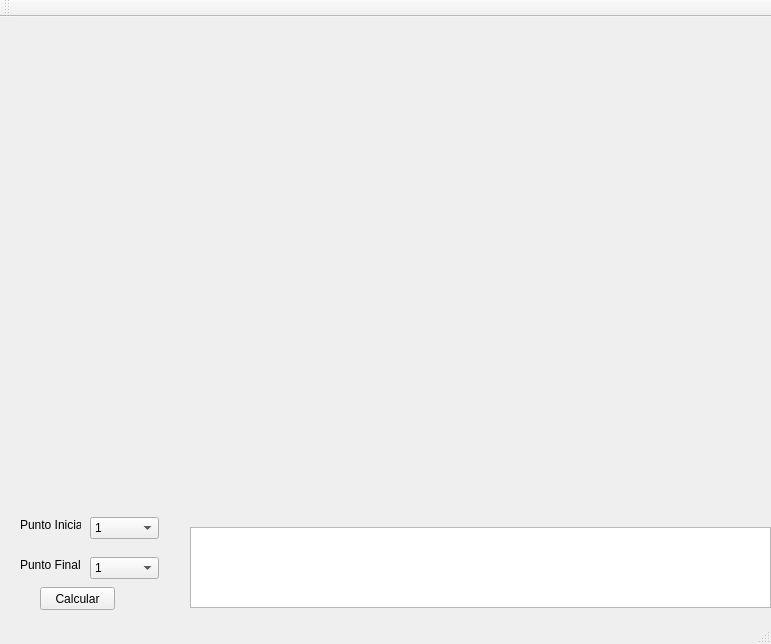
<?xml version="1.0" encoding="UTF-8"?>
<ui version="4.0">
 <class>Colectivos</class>
 <widget class="QMainWindow" name="Colectivos">
  <property name="geometry">
   <rect>
    <x>0</x>
    <y>0</y>
    <width>771</width>
    <height>644</height>
   </rect>
  </property>
  <property name="windowTitle">
   <string>Colectivos</string>
  </property>
  <widget class="QWidget" name="centralWidget">
   <widget class="QLabel" name="label">
    <property name="geometry">
     <rect>
      <x>10</x>
      <y>10</y>
      <width>771</width>
      <height>491</height>
     </rect>
    </property>
    <property name="text">
     <string/>
    </property>
    <property name="pixmap">
     <pixmap resource="mapa.qrc">:/mapa.bmp</pixmap>
    </property>
    <property name="scaledContents">
     <bool>true</bool>
    </property>
   </widget>
   <widget class="QComboBox" name="PuntoInicial">
    <property name="geometry">
     <rect>
      <x>90</x>
      <y>500</y>
      <width>69</width>
      <height>22</height>
     </rect>
    </property>
    <item>
     <property name="text">
      <string>1</string>
     </property>
    </item>
    <item>
     <property name="text">
      <string>2</string>
     </property>
    </item>
    <item>
     <property name="text">
      <string>3</string>
     </property>
    </item>
    <item>
     <property name="text">
      <string>4</string>
     </property>
    </item>
    <item>
     <property name="text">
      <string>5</string>
     </property>
    </item>
    <item>
     <property name="text">
      <string>6</string>
     </property>
    </item>
    <item>
     <property name="text">
      <string>7</string>
     </property>
    </item>
    <item>
     <property name="text">
      <string>8</string>
     </property>
    </item>
    <item>
     <property name="text">
      <string>9</string>
     </property>
    </item>
    <item>
     <property name="text">
      <string>10</string>
     </property>
    </item>
    <item>
     <property name="text">
      <string>11</string>
     </property>
    </item>
    <item>
     <property name="text">
      <string>12</string>
     </property>
    </item>
    <item>
     <property name="text">
      <string>13</string>
     </property>
    </item>
    <item>
     <property name="text">
      <string>14</string>
     </property>
    </item>
    <item>
     <property name="text">
      <string>15</string>
     </property>
    </item>
    <item>
     <property name="text">
      <string>16</string>
     </property>
    </item>
    <item>
     <property name="text">
      <string>17</string>
     </property>
    </item>
    <item>
     <property name="text">
      <string>18</string>
     </property>
    </item>
    <item>
     <property name="text">
      <string>19</string>
     </property>
    </item>
    <item>
     <property name="text">
      <string>20</string>
     </property>
    </item>
    <item>
     <property name="text">
      <string>21</string>
     </property>
    </item>
    <item>
     <property name="text">
      <string>22</string>
     </property>
    </item>
    <item>
     <property name="text">
      <string>23</string>
     </property>
    </item>
    <item>
     <property name="text">
      <string>24</string>
     </property>
    </item>
    <item>
     <property name="text">
      <string>25</string>
     </property>
    </item>
    <item>
     <property name="text">
      <string>26</string>
     </property>
    </item>
    <item>
     <property name="text">
      <string>27</string>
     </property>
    </item>
    <item>
     <property name="text">
      <string>28</string>
     </property>
    </item>
    <item>
     <property name="text">
      <string>29</string>
     </property>
    </item>
    <item>
     <property name="text">
      <string>30</string>
     </property>
    </item>
    <item>
     <property name="text">
      <string>31</string>
     </property>
    </item>
   </widget>
   <widget class="QLabel" name="label_2">
    <property name="geometry">
     <rect>
      <x>20</x>
      <y>500</y>
      <width>61</width>
      <height>16</height>
     </rect>
    </property>
    <property name="text">
     <string>Punto Inicial</string>
    </property>
   </widget>
   <widget class="QLabel" name="label_3">
    <property name="geometry">
     <rect>
      <x>20</x>
      <y>540</y>
      <width>61</width>
      <height>16</height>
     </rect>
    </property>
    <property name="text">
     <string>Punto Final</string>
    </property>
   </widget>
   <widget class="QComboBox" name="PuntoFinal">
    <property name="geometry">
     <rect>
      <x>90</x>
      <y>540</y>
      <width>69</width>
      <height>22</height>
     </rect>
    </property>
    <item>
     <property name="text">
      <string>1</string>
     </property>
    </item>
    <item>
     <property name="text">
      <string>2</string>
     </property>
    </item>
    <item>
     <property name="text">
      <string>3</string>
     </property>
    </item>
    <item>
     <property name="text">
      <string>4</string>
     </property>
    </item>
    <item>
     <property name="text">
      <string>5</string>
     </property>
    </item>
    <item>
     <property name="text">
      <string>6</string>
     </property>
    </item>
    <item>
     <property name="text">
      <string>7</string>
     </property>
    </item>
    <item>
     <property name="text">
      <string>8</string>
     </property>
    </item>
    <item>
     <property name="text">
      <string>9</string>
     </property>
    </item>
    <item>
     <property name="text">
      <string>10</string>
     </property>
    </item>
    <item>
     <property name="text">
      <string>11</string>
     </property>
    </item>
    <item>
     <property name="text">
      <string>12</string>
     </property>
    </item>
    <item>
     <property name="text">
      <string>13</string>
     </property>
    </item>
    <item>
     <property name="text">
      <string>14</string>
     </property>
    </item>
    <item>
     <property name="text">
      <string>15</string>
     </property>
    </item>
    <item>
     <property name="text">
      <string>16</string>
     </property>
    </item>
    <item>
     <property name="text">
      <string>17</string>
     </property>
    </item>
    <item>
     <property name="text">
      <string>18</string>
     </property>
    </item>
    <item>
     <property name="text">
      <string>19</string>
     </property>
    </item>
    <item>
     <property name="text">
      <string>20</string>
     </property>
    </item>
    <item>
     <property name="text">
      <string>21</string>
     </property>
    </item>
    <item>
     <property name="text">
      <string>22</string>
     </property>
    </item>
    <item>
     <property name="text">
      <string>23</string>
     </property>
    </item>
    <item>
     <property name="text">
      <string>24</string>
     </property>
    </item>
    <item>
     <property name="text">
      <string>25</string>
     </property>
    </item>
    <item>
     <property name="text">
      <string>26</string>
     </property>
    </item>
    <item>
     <property name="text">
      <string>27</string>
     </property>
    </item>
    <item>
     <property name="text">
      <string>28</string>
     </property>
    </item>
    <item>
     <property name="text">
      <string>29</string>
     </property>
    </item>
    <item>
     <property name="text">
      <string>30</string>
     </property>
    </item>
    <item>
     <property name="text">
      <string>31</string>
     </property>
    </item>
   </widget>
   <widget class="QTextBrowser" name="Texto">
    <property name="geometry">
     <rect>
      <x>190</x>
      <y>510</y>
      <width>581</width>
      <height>81</height>
     </rect>
    </property>
   </widget>
   <widget class="QPushButton" name="Calcular">
    <property name="geometry">
     <rect>
      <x>40</x>
      <y>570</y>
      <width>75</width>
      <height>23</height>
     </rect>
    </property>
    <property name="text">
     <string>Calcular</string>
    </property>
   </widget>
  </widget>
  <widget class="QMenuBar" name="menuBar">
   <property name="geometry">
    <rect>
     <x>0</x>
     <y>0</y>
     <width>771</width>
     <height>17</height>
    </rect>
   </property>
  </widget>
  <widget class="QToolBar" name="mainToolBar">
   <attribute name="toolBarArea">
    <enum>TopToolBarArea</enum>
   </attribute>
   <attribute name="toolBarBreak">
    <bool>false</bool>
   </attribute>
  </widget>
  <widget class="QStatusBar" name="statusBar"/>
 </widget>
 <layoutdefault spacing="6" margin="11"/>
 <resources>
  <include location="mapa.qrc"/>
 </resources>
 <connections/>
</ui>
